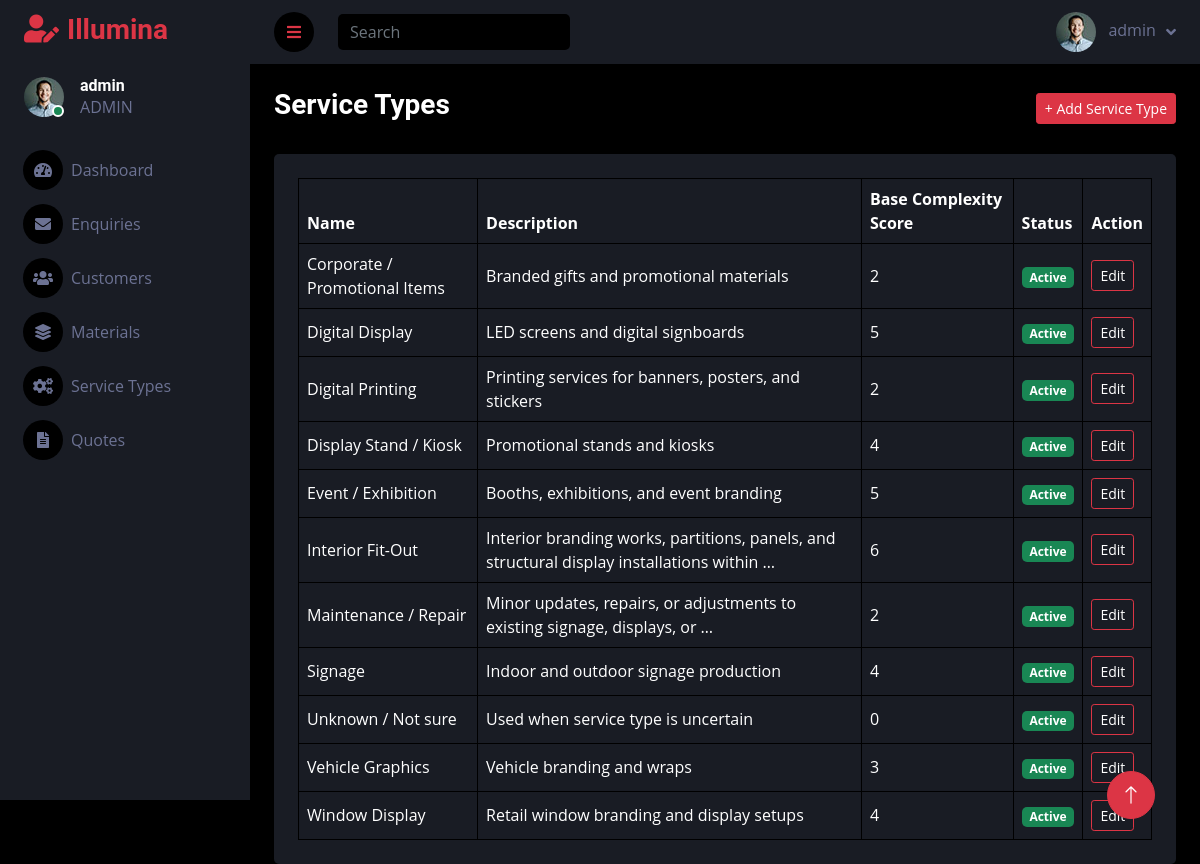
Screenshot of /masterdata/service-types/ (signed in) with the database file from the repository.
### accounts/models.py (models this page shows, shortened)
class CustomUser(AbstractUser):
    ADMIN = "ADMIN"
    SALESPERSON = "SALESPERSON"
    ROLE_CHOICES = [
        (ADMIN, "Admin"),
        (SALESPERSON, "Salesperson"),
    ]
    email = models.EmailField(unique=True)
    role = models.CharField(max_length=20, choices=ROLE_CHOICES,
                            default=SALESPERSON)

### masterdata/models.py (models this page shows, shortened)
class ServiceType(models.Model):
    name = models.CharField(max_length=100, unique=True)
    description = models.TextField(blank=True)
    base_complexity_score = models.PositiveIntegerField()
    active = models.BooleanField(default=True)
    class Meta:
        ordering = ["name"]
        verbose_name = "Service Type"
        verbose_name_plural = "Service Types"

### masterdata/views.py (the view)
# urls.py: path("service-types/", views.ServiceTypeListView.as_view(), name="service_type_list"),
@method_decorator(login_required, name="dispatch")
class ServiceTypeListView(View):
    def get(self, request):
        if request.user.role != CustomUser.ADMIN:
            return redirect("accounts:role_redirect")
        services = ServiceType.objects.all()
        return render(request, "masterdata/service_type_list.html", {
            "service_types": services
        })

### templates/masterdata/service_type_list.html (shortened to what this page needs)
{% extends "dashboard/base_dashboard.html" %}
{% block content %}
<div class="container-fluid pt-4 px-4">
    <div class="d-flex justify-content-between align-items-center mb-4">
        <h3 class="text-white">Service Types</h3>
        <a href="{% url 'masterdata:service_type_create' %}" class="btn btn-danger btn-sm">
            + Add Service Type
        </a>
    </div>
    <div class="bg-secondary rounded p-4">
        <div class="table-responsive">
            <table class="table table-bordered table-hover align-middle text-white mb-0">
                <thead>
                    <tr>
                        <th>Name</th>
                        <th>Description</th>
                        <th>Base Complexity Score</th>
                        <th>Status</th>
                        <th>Action</th>
                    </tr>
                </thead>
                <tbody>
                    {% for service in service_types %}
                    <tr>
                        <td>{{ service.name }}</td>
                        <td>{{ service.description|truncatewords:10 }}</td>
                        <td>{{ service.base_complexity_score }}</td>
                        <td>
                            {% if service.active %}
                                <span class="badge bg-success">Active</span>
                            {% else %}
                                <span class="badge bg-secondary">Inactive</span>
                            {% endif %}
                        </td>
                        <td>
                            <a href="{% url 'masterdata:service_type_update' service.pk %}" class="btn
                            btn-outline-danger btn-sm text-white">
                                Edit
                            </a>
                        </td>
                    </tr>
                    {% empty %}
                    <tr>
                        <td colspan="5" class="text-center">No service types found.</td>
                    </tr>
                    {% endfor %}
                </tbody>
            </table>
        </div>
    </div>
</div>
{% endblock %}

### templates/dashboard/base_dashboard.html (shortened to what this page needs)
{% load static %}
<!DOCTYPE html>
<html lang="en">
<head>
    <link href="https://cdnjs.cloudflare.com/ajax/libs/font-awesome/5.10.0/css/all.min.css" rel="stylesheet">
    <link href="https://cdn.jsdelivr.net/npm/bootstrap-icons@1.4.1/font/bootstrap-icons.css" rel="stylesheet">
    <link href="{% static 'dashboard/lib/owlcarousel/assets/owl.carousel.min.css' %}" rel="stylesheet">
    <link href="{% static 'dashboard/lib/tempusdominus/css/tempusdominus-bootstrap-4.min.css' %}" rel="stylesheet">
    <link href="{% static 'dashboard/css/bootstrap.min.css' %}" rel="stylesheet">
    <link href="{% static 'dashboard/css/style.css' %}" rel="stylesheet">
</head>
<body>
    <div class="container-fluid position-relative bg-dark d-flex p-0">
        <div class="sidebar pe-4 pb-3">
            <nav class="navbar bg-secondary navbar-dark">
                <a href="{% if request.user.role == 'ADMIN' %}{% url 'accounts:admindashboard' %}{% else %}{% url 'accounts:salesdashboard' %}{% endif %}"
                   class="navbar-brand mx-4 mb-3">
                    <h3 class="text-danger">
                        <i class="fa fa-user-edit me-2"></i>Illumina
                    </h3>
                </a>
                <div class="d-flex align-items-center ms-4 mb-4">
                    <div class="position-relative">
                        <img class="rounded-circle"
                             src="{% static 'dashboard/img/user.jpg' %}"
                             alt=""
                             style="width: 40px; height: 40px;">
                        <div class="bg-success rounded-circle border border-2 border-white position-absolute end-0 bottom-0 p-1"></div>
                    </div>
                    <div class="ms-3">
                        <h6 class="mb-0">{{ request.user.username }}</h6>
                        <span>{{ request.user.role }}</span>
                    </div>
                </div>
                <div class="navbar-nav w-100">
                    {% if request.user.role == "ADMIN" %}
                        <a href="{% url 'accounts:admindashboard' %}" class="nav-item nav-link">
                            <i class="fa fa-tachometer-alt me-2"></i>Dashboard
                        </a>
                        <a href="{% url 'customers:enquiry_list' %}" class="nav-item nav-link">
                            <i class="fa fa-envelope me-2"></i>Enquiries
                        </a>
                        <a href="{% url 'customers:admin_customer_list' %}" class="nav-item nav-link">
                            <i class="fa fa-users me-2"></i>Customers
                        </a>
                        <a href="{% url 'masterdata:material_list' %}" class="nav-item nav-link">
                            <i class="fa fa-layer-group me-2"></i>Materials
                        </a>
                        <a href="{% url 'masterdata:service_type_list' %}" class="nav-item nav-link">
                            <i class="fa fa-cogs me-2"></i>Service Types
                        </a>
                        <a href="{% url 'quotes:quote_list' %}" class="nav-item nav-link">
                            <i class="fa fa-file-alt me-2"></i>Quotes
                        </a>
                    {% endif %}
                </div>
            </nav>
        </div>
        <div class="content">
            <nav class="navbar navbar-expand bg-secondary navbar-dark sticky-top px-4 py-0">
                <a href="#" class="sidebar-toggler flex-shrink-0">
                    <i class="fa fa-bars text-danger"></i>
                </a>
                <form class="d-none d-md-flex ms-4">
                    <input class="form-control bg-dark border-0 text-white" type="search" placeholder="Search">
                </form>
                <div class="navbar-nav align-items-center ms-auto">
                    <div class="nav-item dropdown">
                        <a href="#" class="nav-link dropdown-toggle" data-bs-toggle="dropdown">
                            <img class="rounded-circle me-lg-2"
                                 src="{% static 'dashboard/img/user.jpg' %}"
                                 alt=""
                                 style="width: 40px; height: 40px;">
                            <span class="d-none d-lg-inline-flex">{{ request.user.username }}</span>
                        </a>
                    </div>
                </div>
            </nav>
            {% block content %}
            {% endblock %}
        </div>
        <a href="#" class="btn btn-lg btn-danger btn-lg-square back-to-top">
            <i class="bi bi-arrow-up"></i>
        </a>
    </div>
</body>
</html>

### static/dashboard/css/style.css (style rules this page uses)
:root { --primary: #EB1616; --secondary: #191C24; --light: #6C7293; --dark: #000000; }
.back-to-top { position: fixed; display: none; right: 45px; bottom: 45px; z-index: 99; }
.btn { transition: .5s; }
.btn-lg-square { width: 48px; height: 48px; }
.btn-square, .btn-sm-square, .btn-lg-square { padding: 0; display: inline-flex; align-items: center; justify-content: center; font-weight: normal; border-radius: 50px; }
.sidebar { position: fixed; top: 0; left: 0; bottom: 0; width: 250px; height: 100vh; overflow-y: auto; background: var(--secondary); transition: 0.5s; z-index: 999; }
.content { margin-left: 250px; min-height: 100vh; background: var(--dark); transition: 0.5s; }
@media (min-width: 992px) { .sidebar { margin-left: 0; } }
@media (min-width: 992px) { .content { width: calc(100% - 250px); } }
.sidebar .navbar .navbar-nav .nav-link { padding: 7px 20px; color: var(--light); font-weight: 500; border-left: 3px solid var(--secondary); border-radius: 0 30px 30px 0; outline: none; }
.sidebar .navbar .navbar-nav .nav-link i { width: 40px; height: 40px; display: inline-flex; align-items: center; justify-content: center; background: var(--dark); border-radius: 40px; }
.content .navbar .navbar-nav .nav-link { margin-left: 25px; padding: 12px 0; color: var(--light); outline: none; }
.content .navbar .sidebar-toggler, .content .navbar .navbar-nav .nav-link i { width: 40px; height: 40px; display: inline-flex; align-items: center; justify-content: center; background: var(--dark); border-radius: 40px; }
.content .navbar .dropdown-toggle::after { margin-left: 6px; vertical-align: middle; border: none; content: "\f107"; font-family: "Font Awesome 5 Free"; font-weight: 900; transition: .5s; }

### rows the page displays
CustomUser: user.username "admin", user.role "ADMIN"
ServiceType: name "Corporate / Promotional Items", description "Branded gifts and promotional materials", base_complexity_score "2", active "Active"
ServiceType: name "Digital Display", description "LED screens and digital signboards", base_complexity_score "5", active "Active"
ServiceType: name "Digital Printing", description "Printing services for banners, posters, and stickers", base_complexity_score "2", active "Active"
ServiceType: name "Display Stand / Kiosk", description "Promotional stands and kiosks", base_complexity_score "4", active "Active"
ServiceType: name "Event / Exhibition", description "Booths, exhibitions, and event branding", base_complexity_score "5", active "Active"
ServiceType: name "Interior Fit-Out", description "Interior branding works, partitions, panels, and structural display installations within …", base_complexity_score "6", active "Active"
ServiceType: name "Maintenance / Repair", description "Minor updates, repairs, or adjustments to existing signage, displays, or …", base_complexity_score "2", active "Active"
ServiceType: name "Signage", description "Indoor and outdoor signage production", base_complexity_score "4", active "Active"
ServiceType: name "Unknown / Not sure", description "Used when service type is uncertain", base_complexity_score "0", active "Active"
ServiceType: name "Vehicle Graphics", description "Vehicle branding and wraps", base_complexity_score "3", active "Active"
ServiceType: name "Window Display", description "Retail window branding and display setups", base_complexity_score "4", active "Active"
